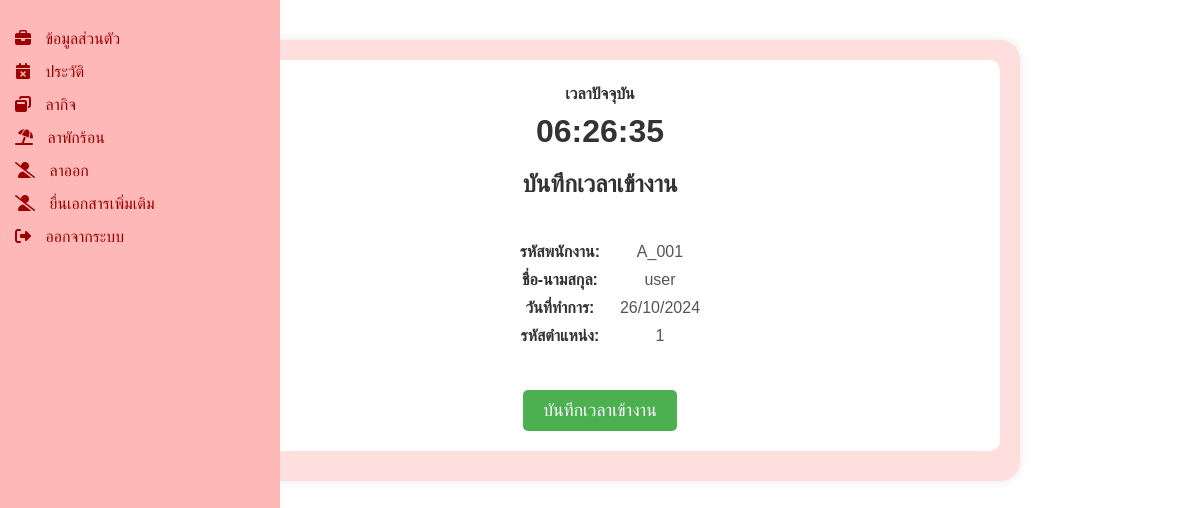
The app's page /frontend/timelog_in.php (signed in) with its own data.
### tables this page shows
CREATE TABLE `tb_user` (
  `user_id` int(11) NOT NULL,
  `user_no` varchar(45) DEFAULT NULL,
  `user_name` varchar(255) DEFAULT NULL,
  `user_startDate` date DEFAULT NULL,
  `user_exp` varchar(50) DEFAULT NULL,
  `user_idNumber` int(11) DEFAULT NULL,
  `user_phoneNumber` varchar(11) DEFAULT NULL,
  `user_Date` date DEFAULT NULL,
  `user_age` varchar(255) DEFAULT NULL,
  `user_day` varchar(45) DEFAULT NULL,
  `user_username` varchar(45) DEFAULT NULL,
  `user_password` varchar(45) DEFAULT NULL,
  `user_gender` varchar(45) DEFAULT NULL,
  `position_id` int(11) NOT NULL
);

### frontend/timelog_in.php (the view, shortened to what this page needs)
<?php
$conn = new class_conn();
$connection = $conn->connect();
$username = $_SESSION['username'];
$query = "SELECT user_no, user_name, position_id
          FROM tb_user
          WHERE user_username = ?";
$stmt = mysqli_prepare($connection, $query);
mysqli_stmt_bind_param($stmt, "s", $username);
mysqli_stmt_execute($stmt);
$result = mysqli_stmt_get_result($stmt);
$user_data = mysqli_fetch_assoc($result);
?>
<?php include 'sidebar.php'; ?>
<!DOCTYPE html>
<html lang="en">
<head>
</head>
<body>
    <div class="profile-container2">
        <div class="timelog_in">
            <div class="timelog_in-info">
                <div>
                    <p><span class="info-label2">เวลาปัจจุบัน</span></p>
                    <div id="current-time">00:00:00</div>
                    <h2>บันทึกเวลาเข้างาน</h2>
                    <div class="profile-info">
                        <p><span class="info-label">รหัสพนักงาน:</span> <?php echo $user_data['user_no']; ?></p>
                        <p><span class="info-label">ชื่อ-นามสกุล:</span> <?php echo $user_data['user_name']; ?></p>
                        <p><span class="info-label">วันที่ทำการ:</span> <span id="current-date"></span></p>
                        <p><span class="info-label">รหัสตำแหน่ง:</span> <?php echo $user_data['position_id']; ?></p>
                    </div>
                    <div class="time-button-container">
                        <a href="timelog_in.php" class="time-log-button">บันทึกเวลาเข้างาน</a>
                    </div>
                </div>
            </div>
        </div>
    </div>
</body>
</html>

### frontend/css/sidebar.css (style rules this page uses)
body { font-family: Arial, sans-serif; margin: 0; padding: 0; background-color: #FFFFFF; }

### frontend/timelog_in.php (style rules this page uses)
.profile-container2 { display: flex; align-items: flex-start; background-color: #FFDEDE; padding: 20px; border-radius: 20px; max-width: 800px; margin: 40px auto; box-shadow: 0 0 10px rgba(0, 0, 0, 0.1); }
.timelog_in { flex-grow: 1; }
.timelog_in h2 { color: #333; margin-bottom: 20px; }
.profile-info { background-color: white; padding: 15px; border-radius: 10px; margin-bottom: 10px; }
.profile-info p { margin: 10px 0; color: #555; }
.timelog_in-info { background-color: white; padding: 15px; border-radius: 10px; margin-bottom: 10px; text-align: center; }
.timelog_in-info p { margin: 10px 0; color: #555; }
.info-label { font-weight: bold; float: left; color: #333; width: 120px; display: inline-block; }
.info-label2 { font-weight: bold; color: #333; width: 180px; display: inline-block; }
#current-time { font-size: 2em; font-weight: bold; color: #333; margin: 10px 0; }
.time-log-button { background-color: #4CAF50; color: white; padding: 10px 20px; border: none; border-radius: 5px; cursor: pointer; font-size: 1.1em; margin-top: 10px; transition: background-color 0.3s; }
.timelog_in-info { background-color: white; padding: 15px; border-radius: 10px; margin-bottom: 10px; text-align: center; display: flex; justify-content: space-around; align-items: center; flex-wrap: wrap; }
.time-button-container { display: flex; gap: 20px; justify-content: center; margin-top: 10px; }
.time-log-button { background-color: #4CAF50; color: white; padding: 10px 20px; border: none; border-radius: 5px; cursor: pointer; font-size: 1.1em; text-decoration: none; transition: background-color 0.3s; }

### records on screen
tb_user: user_no "A_001", user_name "user", position "1"
